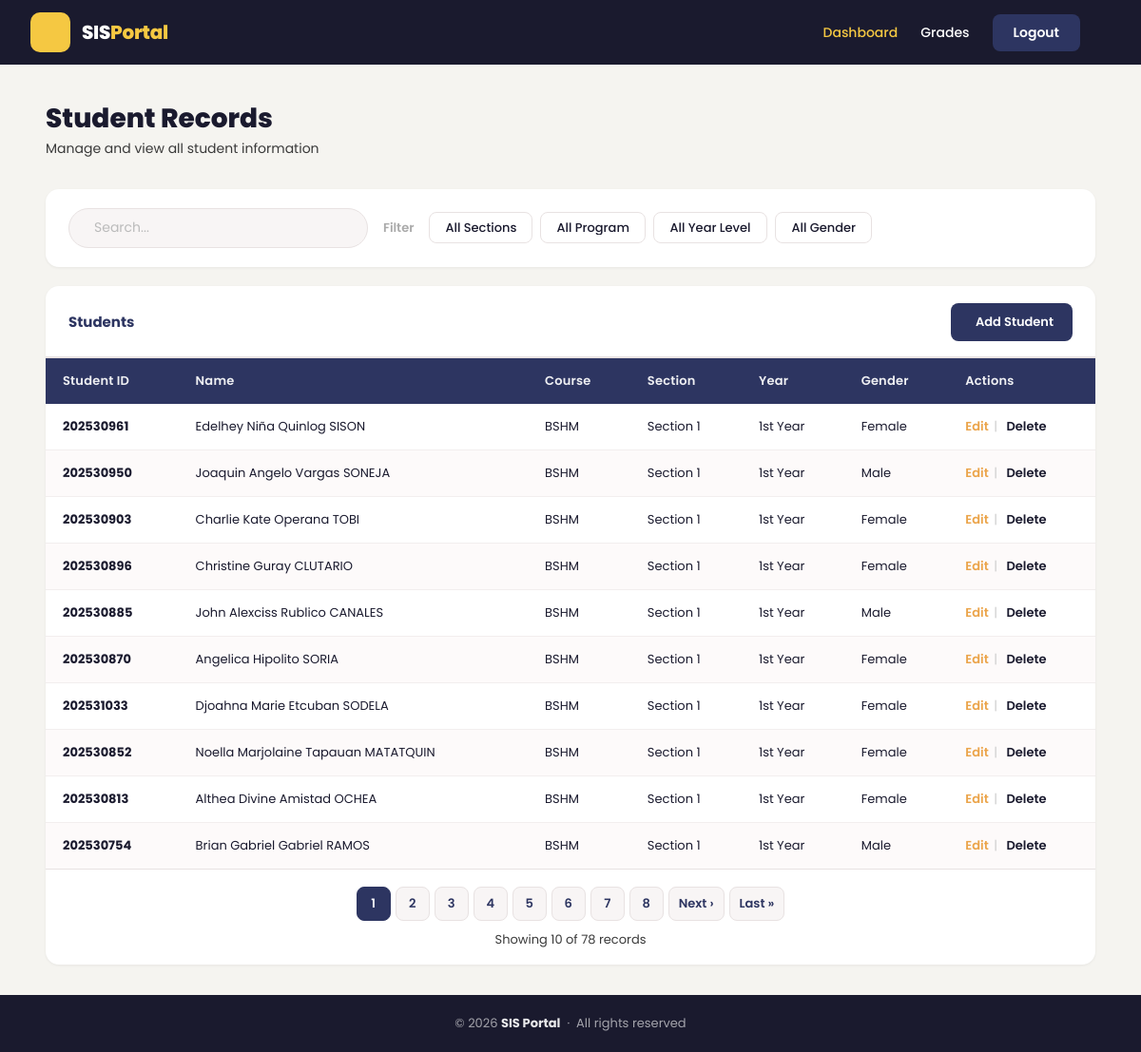
The app's page /index.php (signed in) with its own data.
### tables this page shows
CREATE TABLE students (
  id INT AUTO_INCREMENT PRIMARY KEY,
  student_id VARCHAR(20) NOT NULL UNIQUE,
  first_name VARCHAR(100) NOT NULL,
  last_name VARCHAR(100) NOT NULL,
  course VARCHAR(50) NOT NULL,
  year_level VARCHAR(50) NOT NULL,
  section VARCHAR(50) NOT NULL,
  gender ENUM('Male','Female') DEFAULT 'Male'
);

### index.php (the view, shortened to what this page needs)
<?php
include 'config.php';
$limit = 10;
$page = isset($_GET['page']) && is_numeric($_GET['page']) ? (int) $_GET['page'] : 1;
$offset = ($page - 1) * $limit;
$course_filter = isset($_GET['course']) && $_GET['course'] !== '' ? mysqli_real_escape_string($conn, $_GET['course']) : '';
$course_param = $course_filter ? "&course=$course_filter" : '';
$section_filter = isset($_GET['section']) && $_GET['section'] !== '' ? mysqli_real_escape_string($conn, $_GET['section']) : '';
$section_param = $section_filter ? "&section=$section_filter" : '';
$program_param = $course_param;
$year_filter = isset($_GET['year']) && $_GET['year'] !== '' ? mysqli_real_escape_string($conn, $_GET['year']) : '';
$year_param = $year_filter ? "&year=$year_filter" : '';
$gender_filter = isset($_GET['gender']) && $_GET['gender'] !== '' ? mysqli_real_escape_string($conn, $_GET['gender']) : '';
$gender_param = $gender_filter ? "&gender=$gender_filter" : '';
$search_filter = isset($_GET['search']) && trim($_GET['search']) !== '' ? mysqli_real_escape_string($conn, trim($_GET['search'])) : '';
$search_param = $search_filter ? "&search=" . urlencode($search_filter) : '';
$where_clause = '';
$total_result = mysqli_query($conn, "SELECT COUNT(*) AS total FROM students $where_clause");
$total_row = mysqli_fetch_assoc($total_result);
$total_records = $total_row['total'];
$total_pages = ceil($total_records / $limit);
$result = mysqli_query($conn, "SELECT * FROM students $where_clause ORDER BY id DESC LIMIT $limit OFFSET $offset");
?>
<!DOCTYPE html>
<html lang="en">
<head>
    <link rel="stylesheet" href="https://cdn.jsdelivr.net/npm/@tabler/icons-webfont@latest/tabler-icons.min.css">
    <link rel="stylesheet" href="style.css">
</head>
<body>
    <nav class="navbar">
        <div class="navbar-left">
            <div class="navbar-logo">
                <div class="logo-icon"><i class="ti ti-school"></i></div>
                <span class="logo-text">SIS<span class="logo-accent">Portal</span></span>
            </div>
        </div>
        <div class="navbar-right navbar" id="navbarRight">
            <a href="#" class="nav-link" style="color:#F5C842;">Dashboard</a>
            <a href="encode_grades.php" class="nav-link" style="color:White;">Grades</a>
            <a href="logout.php" class="nav-btn-logout" id="logoutLink">Logout</a>
        </div>
    </nav>
    <main class="main-content">
        <div class="page-header">
            <h1>Student Records</h1>
            <p>Manage and view all student information</p>
        </div>
        <div class="filter-card">
            <form class="search-wrap" id="searchForm" action="index.php" method="get">
                <input type="text" id="searchInput" name="search" placeholder="Search..." value="<?php echo htmlspecialchars($search_filter); ?>" autocomplete="off">
            </form>
            <span class="filter-label">Filter</span>
            <div class="filter-pills">
                <select class="filter-pill"
                    onchange="location.href='?section=' + this.value + '<?php echo $program_param; ?>' + '<?php echo $year_param ?>' + '<?php echo $gender_param ?>' + '<?php echo $search_param ?>'">
                    <option value="">All Sections</option>
                </select>
                <select class="filter-pill"
                    onchange="location.href='?course=' + this.value + '<?php echo $section_param; ?>' + '<?php echo $year_param ?>' + '<?php echo $gender_param ?>' + '<?php echo $search_param ?>'">
                    <option value="">All Program</option>
                </select>
                <select class="filter-pill"
                    onchange="location.href='?year=' + this.value + '<?php echo $section_param; ?>' + '<?php echo $program_param ?>' + '<?php echo $gender_param ?>' + '<?php echo $search_param ?>'">
                    <option value="">All Year Level</option>
                </select>
                <select class="filter-pill"
                    onchange="location.href='?gender=' + this.value + '<?php echo $section_param; ?>' + '<?php echo $program_param ?>' + '<?php echo $year_param ?>' + '<?php echo $search_param ?>'  ">
                    <option value="">All Gender</option>
                </select>
            </div>
        </div>
        <div class="table-card">
            <div class="table-card-header">
                <h3 class="table-title">Students</h3>
                <a href="add.php" class="btn-add"><i class="ti ti-plus"></i> Add Student</a>
            </div>
            <div class="table-wrap">
                <table>
                    <thead>
                        <tr>
                            <th>Student ID</th>
                            <th>Name</th>
                            <th>Course</th>
                            <th>Section</th>
                            <th>Year</th>
                            <th>Gender</th>
                            <th>Actions</th>
                        </tr>
                    </thead>
                    <tbody id="studentTableBody">
                        <?php while ($row = mysqli_fetch_assoc($result)): ?>
                            <tr>
                                <td><strong><?php echo htmlspecialchars($row['student_id']); ?></strong></td>
                                <td><?php echo htmlspecialchars($row['first_name'] . ' ' . $row['last_name']); ?></td>
                                <td><?php echo htmlspecialchars($row['course']); ?></td>
                                <td><?php echo htmlspecialchars($row['section']); ?></td>
                                <td><?php echo htmlspecialchars($row['year_level']); ?></td>
                                <td><?php echo htmlspecialchars($row['gender']); ?></td>
                                <td class="actions-cell">
                                    <a class="action-link edit-lnk" href="edit.php?id=<?php echo $row['id']; ?>">Edit</a>
                                    <span class="action-sep">|</span>
                                    <a class="action-link del-lnk" href="delete.php?id=<?php echo $row['id']; ?>"
                                        onclick="return confirm('Are you sure you want to delete this student?')">Delete</a>
                                </td>
                            </tr>
                        <?php endwhile; ?>
                    </tbody>
                </table>
            </div>
            <?php if ($total_pages > 1): ?>
                <div class="pagination-wrap">
                    <div class="pagination">
                        <?php for ($i = 1; $i <= $total_pages; $i++): ?>
                            <a href="?page=<?php echo $i; ?><?php echo $section_param; ?><?php echo $program_param; ?><?php echo $year_param; ?><?php echo $gender_param; ?><?php echo $search_param; ?>"
                                class="pg-btn <?php echo $i === $page ? 'active' : ''; ?>">
                                <?php echo $i; ?>
                            </a>
                        <?php endfor; ?>
                        <?php if ($page < $total_pages): ?>
                            <a href="?page=<?php echo $page + 1; ?><?php echo $section_param; ?><?php echo $program_param; ?><?php echo $year_param; ?><?php echo $gender_param; ?><?php echo $search_param; ?>"
                                class="pg-btn">Next
                                &rsaquo;</a>
                            <a href="?page=<?php echo $total_pages; ?><?php echo $section_param; ?><?php echo $program_param; ?><?php echo $year_param; ?><?php echo $gender_param; ?><?php echo $search_param; ?>"
                                class="pg-btn">Last
                                &raquo;</a>
                        <?php endif; ?>
                    </div>
                    <p class="record-count">Showing
                        <?php echo min($page * $limit, $total_records); ?>
                        of <?php echo $total_records; ?> records
                    </p>
                </div>
            <?php endif; ?>
        </div>
    </main>
    <footer class="site-footer">
        <p>© 2026 <strong>SIS Portal</strong> &nbsp;·&nbsp; All rights reserved</p>
    </footer>
</body>
</html>

### records on screen
students: student "202530961", first_name+last_name "Edelhey Niña Quinlog SISON", course "BSHM", section "Section 1", year_level "1st Year", gender "Female"
students: student "202530950", first_name+last_name "Joaquin Angelo Vargas SONEJA", course "BSHM", section "Section 1", year_level "1st Year", gender "Male"
students: student "202530903", first_name+last_name "Charlie Kate Operana TOBI", course "BSHM", section "Section 1", year_level "1st Year", gender "Female"
students: student "202530896", first_name+last_name "Christine Guray CLUTARIO", course "BSHM", section "Section 1", year_level "1st Year", gender "Female"
students: student "202530885", first_name+last_name "John Alexciss Rublico CANALES", course "BSHM", section "Section 1", year_level "1st Year", gender "Male"
students: student "202530870", first_name+last_name "Angelica Hipolito SORIA", course "BSHM", section "Section 1", year_level "1st Year", gender "Female"
students: student "202531033", first_name+last_name "Djoahna Marie Etcuban SODELA", course "BSHM", section "Section 1", year_level "1st Year", gender "Female"
students: student "202530852", first_name+last_name "Noella Marjolaine Tapauan MATATQUIN", course "BSHM", section "Section 1", year_level "1st Year", gender "Female"
students: student "202530813", first_name+last_name "Althea Divine Amistad OCHEA", course "BSHM", section "Section 1", year_level "1st Year", gender "Female"
students: student "202530754", first_name+last_name "Brian Gabriel Gabriel RAMOS", course "BSHM", section "Section 1", year_level "1st Year", gender "Male"

### other values on screen
min($page * $limit, $total_records) "10"
$total_records "78"
